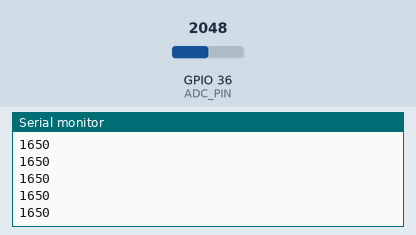
A sketch run on a simulated ESP32. On the bench: the last lines printed to the serial monitor. Inputs (shaded band) come from the test bench; at power-on: GPIO 36 (ADC_PIN) = 2048.

Above: at 1.2 s.
1.3 s: GPIO 36 (ADC_PIN) set to 2866
At 1.31 s:
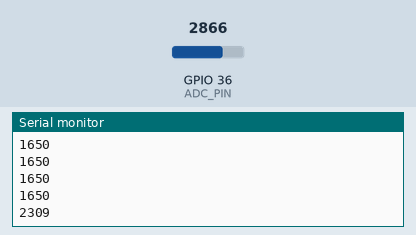
2.8 s: GPIO 36 (ADC_PIN) set to 3603
At 2.81 s:
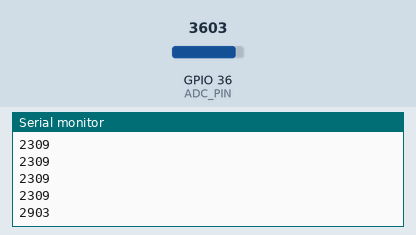
Timing chart, 0 to 5.8 s (numbered marks = the images above; inputs shaded):
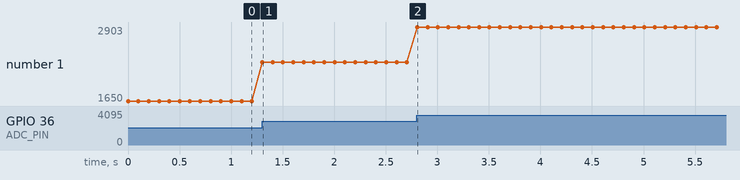

Measured:
- after the input at 1.3 s, the serial monitor: prints a new line at once (image 1)
- after the input at 2.8 s, the serial monitor: prints a new line at once (image 2)
- plotted number 1: 1650 → 2309 after the input at 1.3 s, 2309 → 2903 after the input at 2.8 s

The sketch:

02_adc_test.ino
```cpp
#include "driver/adc.h"
#include "esp_adc_cal.h"
#define ADC_PIN 36
esp_adc_cal_characteristics_t adcChar;

void setup() {
  pinMode(ADC_PIN,ANALOG);
  Serial.begin(115200);
  esp_adc_cal_characterize(ADC_UNIT_1, ADC_ATTEN_DB_11, ADC_WIDTH_BIT_12, 1100, &adcChar);
  Serial.println("espcal,analogRead,MilliVolts");
}

void loop(){
  Serial.println((int)analogReadMilliVolts(ADC_PIN));
  delay(100);
}
```
